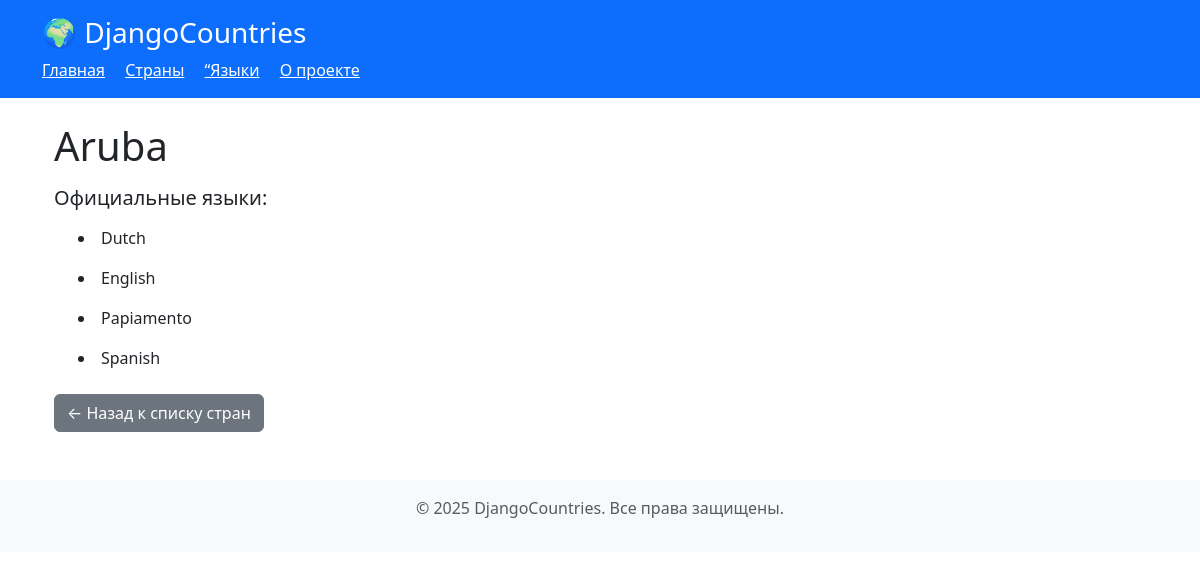
Page /countries/Aruba/ on the committed database.
### MainApp/models.py (models this page shows, shortened)
class Country(models.Model):
    name = models.CharField(max_length=100, unique=True)
    languages = models.ManyToManyField(Language, related_name='countries')

class Language(models.Model):
    name = models.CharField(max_length=100, unique=True)

### MainApp/views.py (the view)
# urls.py: path('countries/<str:country_name>/', views.country_detail, name='country-detail'),
def country_detail(request, country_name):
    country = get_object_or_404(Country, name=country_name)
    return render(request, 'country_detail.html', {'country': country})

### MainApp/templates/country_detail.html (shortened to what this page needs)
{% extends 'base.html' %}
{% block content %}
    <div class="container mt-4">
        <h1 class="mb-3">{{ country.name }}</h1>
        <h5>Официальные языки:</h5>
        <ul class="list-group">
            {% for lang in country.languages.all %}
                <li class="list-group-item custom-bullets">{{ lang.name }}</li>
            {% endfor %}
        </ul>
        <a href="{% url 'countries-list' %}" class="btn btn-secondary mt-3">← Назад к списку стран</a>
    </div>
{% endblock %}

### MainApp/templates/country_detail.html (style rules this page uses)
.custom-bullets { list-style-type: disc !important; list-style-position: inside !important; display: list-item !important; padding-left: 1.5em !important; background: transparent !important; border: none !important; }

### rows in the picture
Country: name "Aruba"
Language: name "Dutch"
Language: name "English"
Language: name "Papiamento"
Language: name "Spanish"
